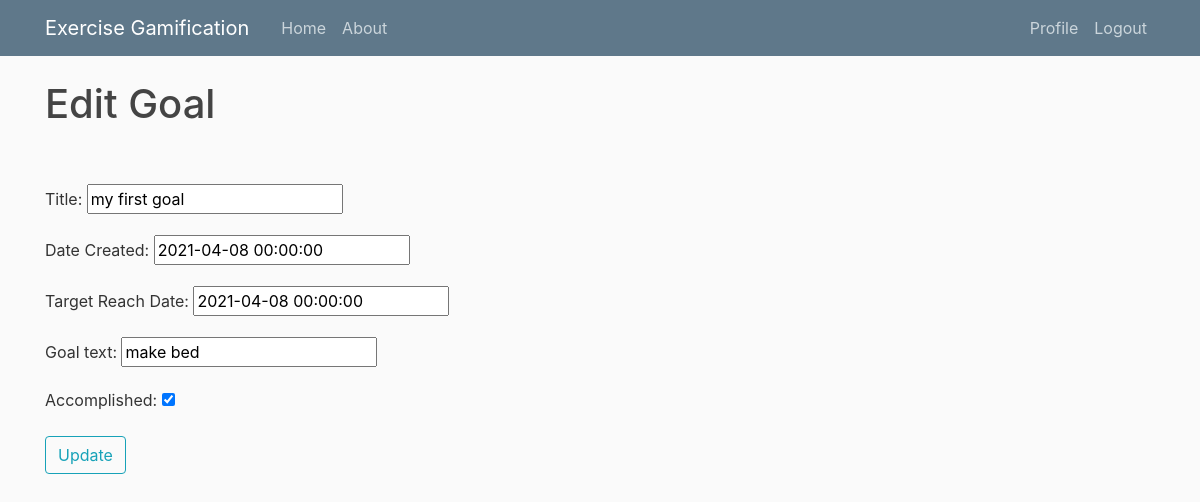
Page /goals/edit/1 (signed in) on the committed database.
### exercisegamification/models.py (models this page shows, shortened)
class Goal(models.Model):
    author = models.ForeignKey(Profile, on_delete=models.CASCADE, null = True)
    title = models.CharField(max_length=200)
    pub_date = models.DateTimeField('date published')
    reach_date = models.DateTimeField('reach date')
    goal_text = models.TextField(max_length=50, blank = True, null=True)
    accomplished = models.BooleanField('have accomplished')

### exercisegamification/views.py (the view)
# urls.py: path('goals/edit/<int:pk>', views.EditGoalView, name='edit goal'),
def EditGoalView(request,pk):
    loggedProfile = Profile.objects.get(user=request.user)
    goal = loggedProfile.goal_set.get(pk=pk)
    if request.method == 'POST':
        req_form = EditGoalForm(request.POST)
        if req_form.is_valid():
            goal = loggedProfile.goal_set.get(pk=pk)
            goal.title = req_form.cleaned_data.get('title')
            goal.pub_date = req_form.cleaned_data.get('pub_date')
            goal.reach_date = req_form.cleaned_data.get('reach_date')
            goal.goal_text = req_form.cleaned_data.get('goal_text')
            goal.accomplished = req_form.cleaned_data.get('accomplished')
            goal.save()
            return redirect('/profile/')
    else:
        req_form = EditGoalForm(initial={'title':goal.title, 'pub_date': goal.pub_date, 'reach_date':
            goal.reach_date, 'goal_text': goal.goal_text, 'accomplished': goal.accomplished})
        args = {'req_form': req_form}
        return render(request, 'exercisegamification/edit_goal.html', args)

### exercisegamification/forms.py
class EditGoalForm(ModelForm):
    title = forms.CharField(max_length=50, required=True)
    pub_date = forms.DateTimeField(required=True, label="Date Created")
    reach_date = forms.DateTimeField(required=True, label='Target Reach Date')
    goal_text = forms.CharField(required=True)
    accomplished = forms.BooleanField(required=True)
    class Meta:
        model = Goal
        fields = (
            'title',
            'pub_date',
            'reach_date',
            'goal_text',
            'accomplished'
        )

### exercisegamification/templates/exercisegamification/edit_goal.html (shortened to what this page needs)
{%  extends 'exercisegamification/base.html' %}
{% block content %}
    <body>
    <h1>Edit Goal</h1>
    <br/><br/>
    <div class="'form-group">
        <form method="POST">
            {{ req_form.as_p }}
            <button type="submit" class = "btn btn-outline-info">Update</button>
        </form>
    </div>
    </body>
{% endblock %}

### exercisegamification/static/exercisegamification/main.css (style rules this page uses)
body { background: #fafafa; color: #333333; margin-top: 5rem; }
h1, h2, h3, h4, h5, h6 { color: #444444; }

### rows in the picture
Goal: title "my first goal", pub_date "2021-04-08 00:00:00", reach_date "2021-04-08 00:00:00", goal_text "make bed", accomplished "☑"
